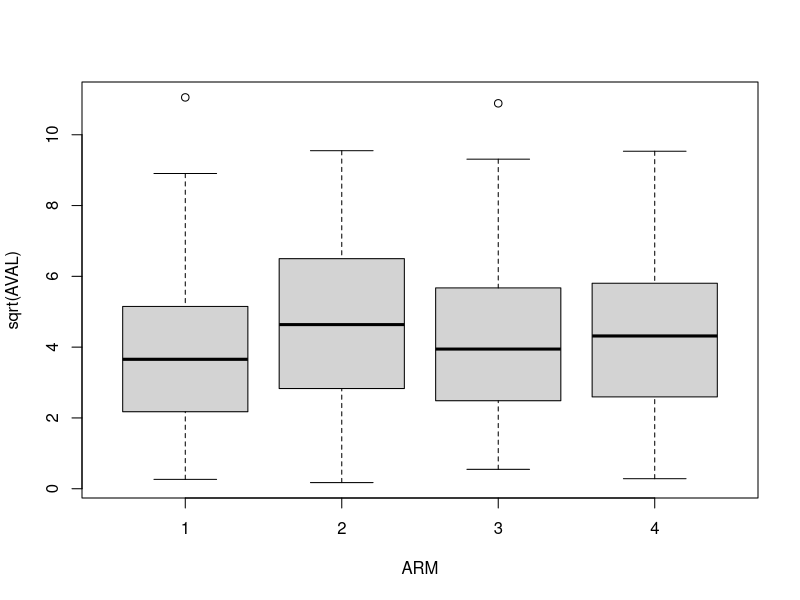
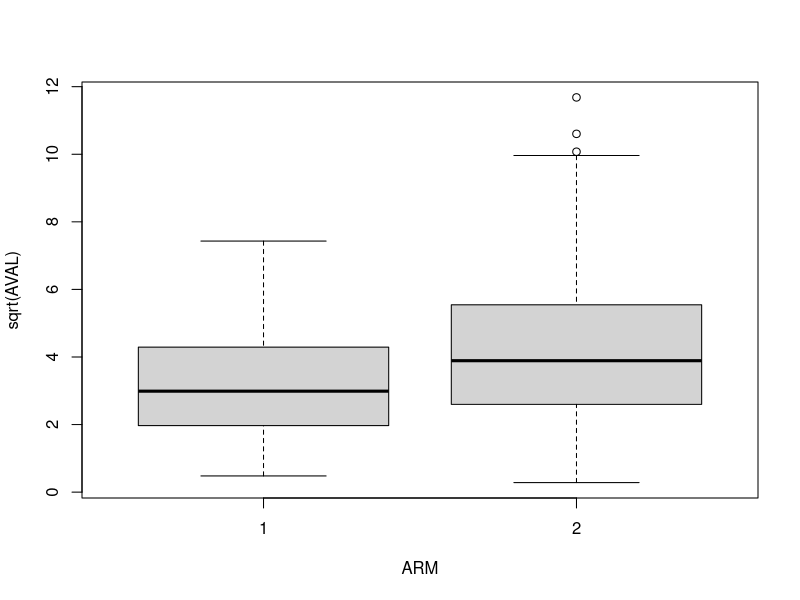
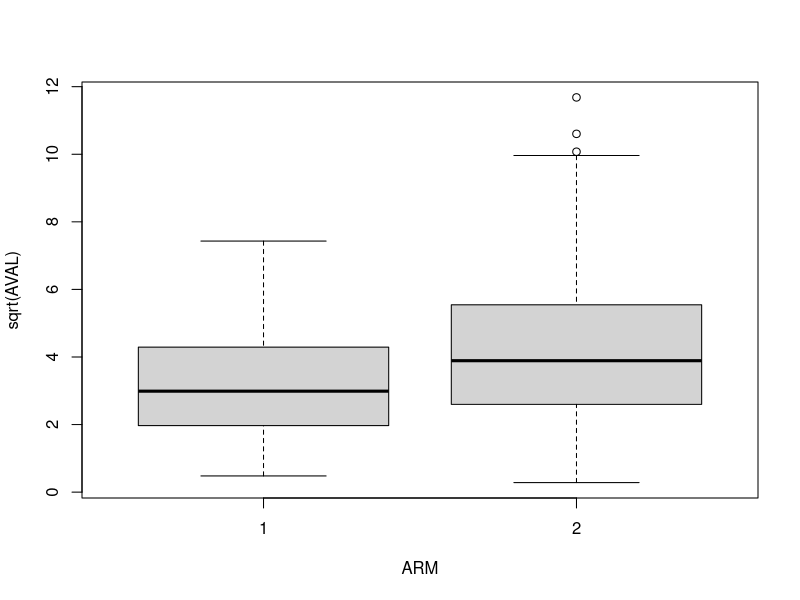

R code for these plots, in order:

library(readxl)
data <- read_excel("data/data.xlsx")



data[data$STAGE == 1,]

data$PARAMCD <- as.factor(data$PARAMCD)

summary(data)

filtered_data <- data[data$STAGE == 1,]
filtered_data <- filtered_data[filtered_data$PARAMCD == "PFS",]
summary(filtered_data)


boxplot(sqrt(AVAL)~ARM, data= filtered_data)

table(filtered_data$ARM)
table(filtered_data$USUBJID)

anova(lm(sqrt(AVAL)~ARM, data=filtered_data))



# Stage2 ------------------------------------------------------------------


filtered_data2 <- data[data$STAGE == 2,]
filtered_data2 <- filtered_data2[filtered_data2$PARAMCD == "PFS",]
summary(filtered_data2)


boxplot(sqrt(AVAL)~ARM, data= filtered_data2)

table(filtered_data2$ARM)
summary(filtered_data2)


boxplot(sqrt(AVAL)~ARM, data= filtered_data2)

table(filtered_data2$ARM)
table(filtered_data2$USUBJID)


# Stage 1 & 2 -------------------------------------------------------------


filtered_data3 <- data[data$PARAMCD == "PFS",]
filtered_data3 <- filtered_data3[filtered_data3$ARM < 3,]
summary(filtered_data3)

table(filtered_data3$USUBJID, filtered_data3$STAGE)














